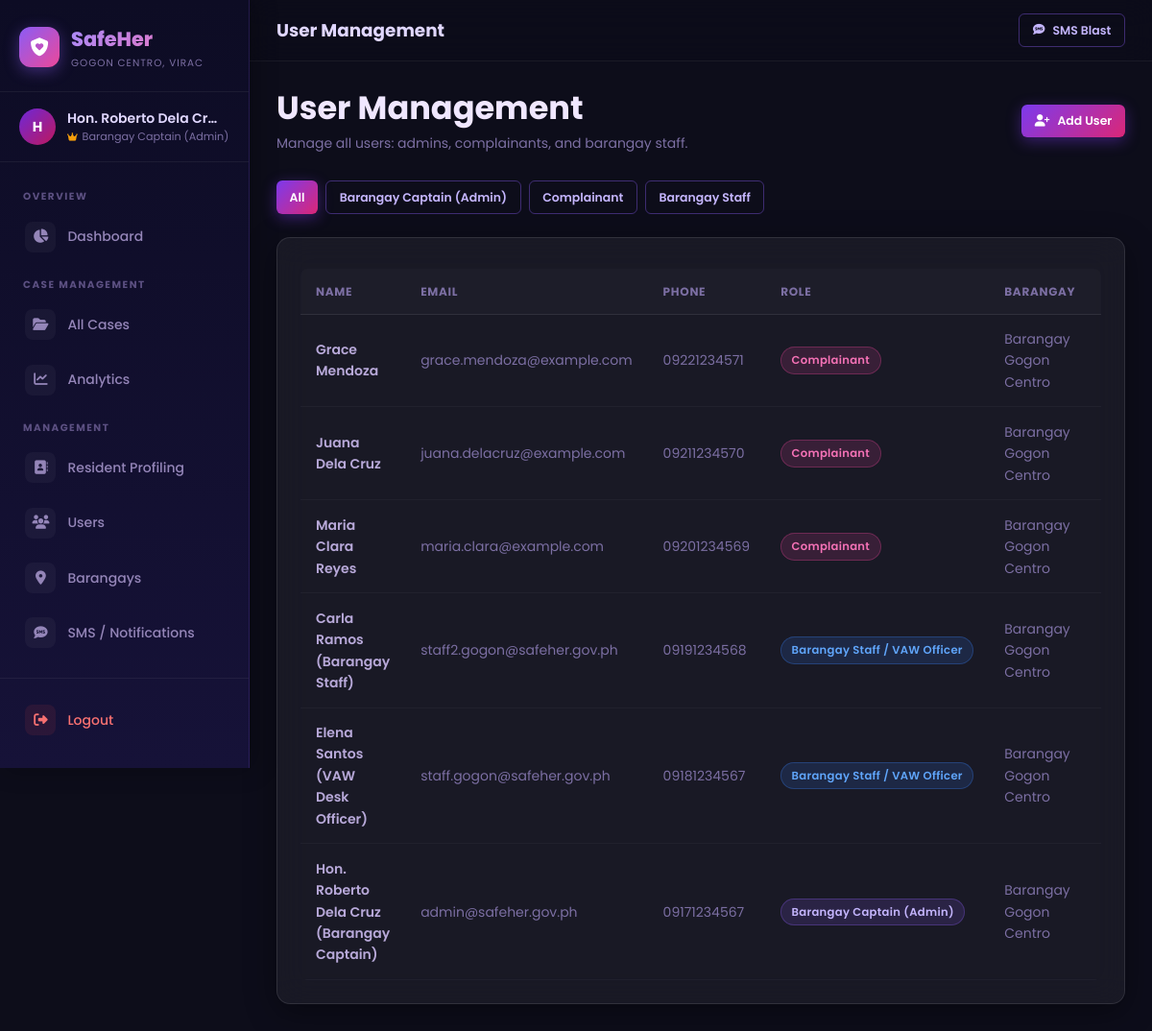
Page /admin/users (signed in) on the committed database.
### tables this page shows
CREATE TABLE `users` (
  `id` INT UNSIGNED NOT NULL AUTO_INCREMENT,
  `full_name` VARCHAR(150) NOT NULL,
  `email` VARCHAR(150) NOT NULL UNIQUE,
  `phone` VARCHAR(20) NOT NULL,
  `password_hash` VARCHAR(255) NOT NULL,
  `role` ENUM('admin', 'barangay_staff', 'complainant') NOT NULL DEFAULT 'complainant',
  `barangay_id` INT UNSIGNED NULL,
  `status` ENUM('active', 'inactive') NOT NULL DEFAULT 'active',
  `created_at` DATETIME NOT NULL DEFAULT CURRENT_TIMESTAMP,
  PRIMARY KEY (`id`),
  INDEX `idx_users_role` (`role`),
  INDEX `idx_users_barangay` (`barangay_id`),
  INDEX `idx_users_email` (`email`),
  CONSTRAINT `fk_users_barangay` FOREIGN KEY (`barangay_id`) REFERENCES `barangays` (`id`) ON DELETE SET NULL ON UPDATE CASCADE
);

CREATE TABLE `barangays` (
  `id` INT UNSIGNED NOT NULL AUTO_INCREMENT,
  `name` VARCHAR(100) NOT NULL,
  `municipality` VARCHAR(100) NOT NULL DEFAULT 'Quezon City',
  `province` VARCHAR(100) NOT NULL DEFAULT 'Metro Manila',
  `assigned_staff_id` INT UNSIGNED NULL,
  `created_at` DATETIME NOT NULL DEFAULT CURRENT_TIMESTAMP,
  PRIMARY KEY (`id`),
  INDEX `idx_barangay_name` (`name`)
);

### controllers/AdminController.php (called while the page is built, shortened)
<?php
class AdminController {
    private User      $userModel;
    private Barangay  $barangayModel;
    public function __construct() {
        $this->userModel     = new User();
        $this->barangayModel = new Barangay();
    }
    public function users(): void {
        $role    = $_GET['role'] ?? null;
        $page    = max(1, (int)($_GET['page'] ?? 1));
        $users   = $this->userModel->getAll($role, $page);
        $barangays = $this->barangayModel->getList();
        $this->render('admin/users', [
            'users'     => $users,
            'barangays' => $barangays,
            'roleFilter'=> $role,
            'error'     => getFlash('error'),
            'success'   => getFlash('success'),
        ]);
    }
    private function render(string $view, array $data = []): void {
        extract($data);
        include BASE_PATH . "/views/$view.php";
    }
}

### helpers/case_helper.php (called while the page is built, shortened)
<?php
function roleLabel(string $role): string {
    return match ($role) {
        'admin'           => 'Barangay Captain (Admin)',
        'barangay_staff'  => 'Barangay Staff / VAW Officer',
        'complainant'     => 'Complainant',
        default           => ucfirst(str_replace('_', ' ', $role)),
    };
}
function paginate(string $sql, array $params, int $page = 1, int $perPage = 15): array {
    $db = getDB();
    $countSql  = "SELECT COUNT(*) FROM ($sql) AS _count";
    $countStmt = $db->prepare($countSql);
    $countStmt->execute($params);
    $total = (int) $countStmt->fetchColumn();
    $offset = ($page - 1) * $perPage;
    $stmt   = $db->prepare("$sql LIMIT $perPage OFFSET $offset");
    $stmt->execute($params);
    $data = $stmt->fetchAll();
    return [
        'data'    => $data,
        'total'   => $total,
        'pages'   => (int) ceil($total / $perPage),
        'current' => $page,
    ];
}

### models/User.php (called while the page is built, shortened)
<?php
class User {
    public function getAll(?string $role = null, int $page = 1): array {
        $where  = $role ? "WHERE role = :role" : "";
        $params = $role ? [':role' => $role] : [];
        $sql    = "SELECT u.*, b.name AS barangay_name
                   FROM users u
                   LEFT JOIN barangays b ON u.barangay_id = b.id
                   $where ORDER BY u.created_at DESC";
        return paginate($sql, $params, $page);
    }
}

### helpers/auth_helper.php (called while the page is built, shortened)
<?php
function sanitize(string $input): string {
    return htmlspecialchars(trim($input), ENT_QUOTES, 'UTF-8');
}

### views/admin/users.php (the view, shortened to what this page needs)
<?php
include BASE_PATH . '/views/layouts/header.php';
include BASE_PATH . '/views/layouts/admin_nav.php';
?>
<div class="page-content">
  <div class="page-header d-flex justify-between align-center">
    <div><h2>User Management</h2><p>Manage all users: admins, complainants, and barangay staff.</p></div>
    <button class="btn btn-primary btn-sm" onclick="openModal('createUserModal')">
      <i class="fas fa-user-plus"></i> Add User
    </button>
  </div>
  <div class="d-flex gap-1 mb-3 flex-wrap">
    <?php foreach (['' => 'All','admin'=>'Barangay Captain (Admin)','complainant'=>'Complainant','barangay_staff'=>'Barangay Staff'] as $r => $label): ?>
    <a href="?role=<?= $r ?>" class="btn <?= ($roleFilter ?? '') === $r ? 'btn-primary' : 'btn-outline' ?> btn-sm"><?= $label ?></a>
    <?php endforeach; ?>
  </div>
  <div class="card">
    <div class="table-wrapper">
      <table class="table">
        <thead>
          <tr><th>Name</th><th>Email</th><th>Phone</th><th>Role</th><th>Barangay</th><th>Joined</th><th>Status</th><th>Actions</th></tr>
        </thead>
        <tbody>
          <?php if (empty($users['data'])): ?>
          <tr><td colspan="8" class="text-center text-muted" style="padding:2rem">No users found.</td></tr>
          <?php else: foreach ($users['data'] as $u): ?>
          <tr>
            <td class="fw-600"><?= sanitize($u['full_name']) ?></td>
            <td class="text-muted"><?= sanitize($u['email']) ?></td>
            <td class="text-muted"><?= sanitize($u['phone']) ?></td>
            <td>
              <span class="badge <?= $u['role'] === 'admin' ? 'badge-purple' : ($u['role'] === 'barangay_staff' ? 'badge-info' : 'badge-pink') ?>">
                <?= roleLabel($u['role']) ?>
              </span>
            </td>
            <td class="text-muted"><?= sanitize($u['barangay_name'] ?? '—') ?></td>
            <td class="text-muted"><?= fmtDate($u['created_at']) ?></td>
          </tr>
          <?php endforeach; endif; ?>
        </tbody>
      </table>
    </div>
  </div>
</div>
</div></div>
<?php include BASE_PATH . '/views/layouts/footer.php'; ?>

### assets/css/main.css (style rules this page uses)
:root { --bg-primary: #0d0d1a; --bg-secondary: #12122b; --bg-card: rgba(255,255,255,0.05); --bg-card-hover: rgba(255,255,255,0.09); --purple-900: #1e1b4b; --purple-700: #5b21b6; --purple-500: #8b5cf6; --purple-400: #a78bfa; --purple-300: #c4b5fd; --pink-500: #ec4899; --pink-400: #f472b6; --pink-300: #f9a8d4; --gradient-main: linear-gradient(135deg, #8b5cf6 0%, #ec4899 100%); --gradient-dark: linear-gradient(135deg, #1e1b4b 0%, #2d1b4e 100%); --gradient-card: linear-gradient(135deg, rgba(139,92,246,0.15) 0%, rgba(236,72,153,0.15) 100%); --gradient-btn: linear-gradient(135deg, #7c3aed 0%, #db2777 100%); --gradient-btn-hover: linear-gradient(135deg, #6d28d9 0%, #be185d 100%); --text-primary: #f0e7ff; --text-secondary: #b8a9d9; --text-muted: #7c6fa3; --border-glass: rgba(255,255,255,0.1); --border-purple: rgba(139,92,246,0.4); --shadow-card: 0 8px 32px rgba(0,0,0,0.4); --shadow-glow: 0 0 32px rgba(139,92,246,0.22); --status-pending: #f59e0b; --status-invest: #3b82f6; --status-resolved: #10b981; --status-dismissed: #6b7280; --radius-sm: 8px; --radius-md: 14px; --radius-lg: 20px; --radius-xl: 28px; --transition: all 0.25s cubic-bezier(0.4,0,0.2,1); }
*, *::before, *::after { box-sizing: border-box; margin: 0; padding: 0; }
html { scroll-behavior: smooth; -webkit-text-size-adjust: 100%; }
body { font-family: 'Poppins', sans-serif; background-color: var(--bg-primary); color: var(--text-primary); min-height: 100vh; line-height: 1.6; overflow-x: hidden; position: relative; }
h1,h2,h3,h4,h5,h6 { font-weight: 700; line-height: 1.25; color: var(--text-primary); }
h2 { font-size: clamp(1.35rem, 3.5vw, 2.1rem); }
p { color: var(--text-secondary); }
a { color: var(--purple-400); text-decoration: none; transition: var(--transition); }
.card { background: var(--bg-card); border: 1px solid var(--border-glass); border-radius: var(--radius-md); padding: 1.5rem; backdrop-filter: blur(16px); -webkit-backdrop-filter: blur(16px); box-shadow: var(--shadow-card); transition: var(--transition); }
.btn { display: inline-flex; align-items: center; justify-content: center; gap: 0.5rem; padding: 0.65rem 1.25rem; min-height: 42px; border-radius: var(--radius-sm); font-family: inherit; font-size: 0.875rem; font-weight: 600; cursor: pointer; border: none; transition: var(--transition); text-decoration: none; white-space: nowrap; }
.btn-primary { background: var(--gradient-btn); color: white !important; box-shadow: 0 4px 15px rgba(124,58,237,0.4); }
.btn-outline { background: transparent; color: var(--purple-300) !important; border: 1px solid var(--border-purple); }
.btn-sm { padding: 0.4rem 0.85rem; min-height: 34px; font-size: 0.78rem; border-radius: 6px; }
.badge { display: inline-flex; align-items: center; gap: 0.35rem; padding: 0.25rem 0.65rem; border-radius: 100px; font-size: 0.725rem; font-weight: 600; text-transform: capitalize; letter-spacing: 0.3px; white-space: nowrap; }
.badge-info { background: rgba(59,130,246,0.15); color: #60a5fa; border: 1px solid rgba(59,130,246,0.3); }
.badge-purple { background: rgba(139,92,246,0.15); color: #c4b5fd; border: 1px solid rgba(139,92,246,0.3); }
.badge-pink { background: rgba(236,72,153,0.15); color: #f472b6; border: 1px solid rgba(236,72,153,0.3); }
.table-wrapper { width: 100%; overflow-x: auto; -webkit-overflow-scrolling: touch; border-radius: var(--radius-sm); margin-top: 0.5rem; }
.table { width: 100%; min-width: 600px; border-collapse: collapse; text-align: left; }
.table th { padding: 0.85rem 1rem; font-size: 0.75rem; font-weight: 700; text-transform: uppercase; letter-spacing: 0.7px; color: var(--text-muted); border-bottom: 1px solid var(--border-glass); background: rgba(255,255,255,0.02); }
.table td { padding: 0.9rem 1rem; font-size: 0.875rem; color: var(--text-secondary); border-bottom: 1px solid rgba(255,255,255,0.04); vertical-align: middle; }
.table tbody tr { transition: background 0.2s ease; }
.text-muted { color: var(--text-muted) !important; }
.d-flex { display: flex; }
.align-center { align-items: center; }
.justify-between { justify-content: space-between; }
.flex-wrap { flex-wrap: wrap; }
.gap-1 { gap: 0.5rem; }
.mb-3 { margin-bottom: 1.5rem; }
.fw-600 { font-weight: 600; }

### assets/css/dashboard.css (style rules this page uses)
.page-content { flex: 1; padding: 1.75rem; width: 100%; }
.page-header { margin-bottom: 1.75rem; }
.page-header h2 { color: #f0e7ff; }
.page-header p { color: #7c6fa3; font-size: 0.875rem; margin-top: 0.25rem; }

### rows in the picture
users: full_name "Grace Mendoza", email "grace.mendoza@example.com", phone "09221234571", role "Complainant", barangay.name "Barangay Gogon Centro"
users: full_name "Juana Dela Cruz", email "juana.delacruz@example.com", phone "09211234570", role "Complainant", barangay.name "Barangay Gogon Centro"
users: full_name "Maria Clara Reyes", email "maria.clara@example.com", phone "09201234569", role "Complainant", barangay.name "Barangay Gogon Centro"
users: full_name "Carla Ramos (Barangay Staff)", email "staff2.gogon@safeher.gov.ph", phone "09191234568", role "Barangay Staff / VAW Officer", barangay.name "Barangay Gogon Centro"
users: full_name "Elena Santos (VAW Desk Officer)", email "staff.gogon@safeher.gov.ph", phone "09181234567", role "Barangay Staff / VAW Officer", barangay.name "Barangay Gogon Centro"
users: full_name "Hon. Roberto Dela Cruz (Barangay Captain)", email "admin@safeher.gov.ph", phone "09171234567", role "Barangay Captain (Admin)", barangay.name "Barangay Gogon Centro"

### other values in the picture
$initials "H"
$_SESSION['full_name'] "Hon. Roberto Dela Cr…"
$pageTitle "User Management"
$label "All"
$label "Barangay Captain (Admin)"
$label "Complainant"
$label "Barangay Staff"
